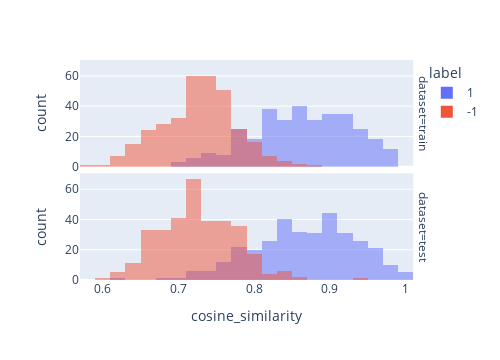

Write notebook code for a chart like this one.
### Markdown cell above
## 6. Plot distribution of cosine similarity

Here we measure similarity of text using cosine similarity. In our experience, most distance functions (L1, L2, cosine similarity) all work about the same. Note that our embeddings are already normalized to length 1, so cosine similarity is equivalent to dot product.

The graphs show how much the overlap there is between the distribution of cosine similarities for similar and dissimilar pairs. If there is a high amount of overlap, that means there are some dissimilar pairs with greater cosine similarity than some similar pairs.

The accuracy I compute is the accuracy of a simple rule that predicts 'similar (1)' if the cosine similarity is above some threshold X and otherwise predicts 'dissimilar (0)'.

### Code cell
# calculate accuracy (and its standard error) of predicting label=1 if similarity>x
# x is optimized by sweeping from -1 to 1 in steps of 0.01
def accuracy_and_se(cosine_similarity: float, labeled_similarity: int) -> Tuple[float]:
    accuracies = []
    for threshold_thousandths in range(-1000, 1000, 1):
        threshold = threshold_thousandths / 1000
        total = 0
        correct = 0
        for cs, ls in zip(cosine_similarity, labeled_similarity):
            total += 1
            if cs > threshold:
                prediction = 1
            else:
                prediction = -1
            if prediction == ls:
                correct += 1
        accuracy = correct / total
        accuracies.append(accuracy)
    a = max(accuracies)
    n = len(cosine_similarity)
    standard_error = (a * (1 - a) / n) ** 0.5  # standard error of binomial sqrt(p*(1-p))
    return a, standard_error


# check that training and test sets are balanced
px.histogram(
    df,
    x="cosine_similarity",
    color="label",
    barmode="overlay",
    width=500,
    facet_row="dataset",
).show()

for dataset in ["train", "test"]:
    data = df[df["dataset"] == dataset]
    a, se = accuracy_and_se(data["cosine_similarity"], data["label"])
    print(f"{dataset} accuracy: {a:0.1%} ± {1.96 * se:0.1%}")

### Figure 1 — Plotly figure (JSON) as saved in the notebook; plotly's stock layout.template omitted (floating-point values rounded to 4 significant figures; data arrays with more than 128 entries replaced by an {"elided": "..."} marker saying what was removed)
{"data": [{"alignmentgroup": "True", "bingroup": "x", "hovertemplate": "label=1<br>dataset=train<br>cosine_similarity=%{x}<br>count=%{y}<extra></extra>", "legendgroup": "1", "marker": {"color": "#636efa", "opacity": 0.5, "pattern": {"shape": ""}}, "name": "1", "offsetgroup": "1", "orientation": "v", "showlegend": true, "type": "histogram", "x": {"elided": "334 float values"}, "xaxis": "x2", "yaxis": "y2"}, {"alignmentgroup": "True", "bingroup": "x", "hovertemplate": "label=1<br>dataset=test<br>cosine_similarity=%{x}<br>count=%{y}<extra></extra>", "legendgroup": "1", "marker": {"color": "#636efa", "opacity": 0.5, "pattern": {"shape": ""}}, "name": "1", "offsetgroup": "1", "orientation": "v", "showlegend": false, "type": "histogram", "x": {"elided": "335 float values"}, "xaxis": "x", "yaxis": "y"}, {"alignmentgroup": "True", "bingroup": "x", "hovertemplate": "label=-1<br>dataset=train<br>cosine_similarity=%{x}<br>count=%{y}<extra></extra>", "legendgroup": "-1", "marker": {"color": "#EF553B", "opacity": 0.5, "pattern": {"shape": ""}}, "name": "-1", "offsetgroup": "-1", "orientation": "v", "showlegend": true, "type": "histogram", "x": {"elided": "334 float values"}, "xaxis": "x2", "yaxis": "y2"}, {"alignmentgroup": "True", "bingroup": "x", "hovertemplate": "label=-1<br>dataset=test<br>cosine_similarity=%{x}<br>count=%{y}<extra></extra>", "legendgroup": "-1", "marker": {"color": "#EF553B", "opacity": 0.5, "pattern": {"shape": ""}}, "name": "-1", "offsetgroup": "-1", "orientation": "v", "showlegend": false, "type": "histogram", "x": {"elided": "335 float values"}, "xaxis": "x", "yaxis": "y"}], "layout": {"annotations": [{"font": {}, "showarrow": false, "text": "dataset=test", "textangle": 90, "x": 0.98, "xanchor": "left", "xref": "paper", "y": 0.2425, "yanchor": "middle", "yref": "paper"}, {"font": {}, "showarrow": false, "text": "dataset=train", "textangle": 90, "x": 0.98, "xanchor": "left", "xref": "paper", "y": 0.7575, "yanchor": "middle", "yref": "paper"}], "barmode": "overlay", "height": 360, "legend": {"title": {"text": "label"}, "tracegroupgap": 0}, "margin": {"t": 60}, "width": 500, "xaxis": {"anchor": "y", "autorange": true, "domain": [0, 0.98], "range": [0.57, 1.01], "title": {"text": "cosine_similarity"}, "type": "linear"}, "xaxis2": {"anchor": "y2", "autorange": true, "domain": [0, 0.98], "matches": "x", "range": [0.57, 1.01], "showticklabels": false, "type": "linear"}, "yaxis": {"anchor": "x", "autorange": true, "domain": [0, 0.485], "range": [0, 70.53], "title": {"text": "count"}}, "yaxis2": {"anchor": "x2", "autorange": true, "domain": [0.515, 1], "matches": "y", "range": [0, 70.53], "title": {"text": "count"}}}}
